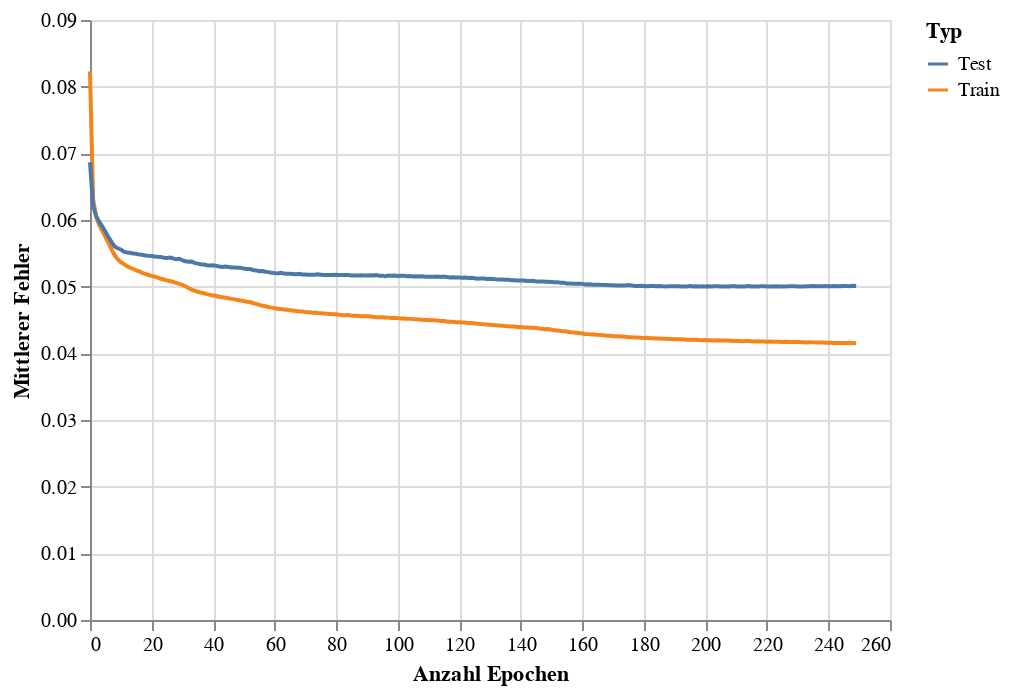

Notebook source saved alongside this figure:
### Code cell
train_eval_loss_chart = alt.Chart(loss_df).mark_line().encode(
    x = alt.X('Epoch', title='Anzahl Epochen'),
    y = alt.Y('Loss',title='Mittlerer Fehler'),
    color = alt.Color('Type',title='Typ')
)
train_eval_loss_chart

### Figure 1 — Vega-Lite specification as saved in the notebook (floating-point values rounded to 4 significant figures; data arrays with more than 128 entries replaced by an {"elided": "..."} marker saying what was removed)
{"config": {"view": {"continuousWidth": 400, "continuousHeight": 300}}, "data": {"name": "data-b498d66794dc3f00f9ba7fae50f30b74"}, "mark": "line", "encoding": {"color": {"field": "Type", "title": "Typ", "type": "nominal"}, "x": {"field": "Epoch", "title": "Anzahl Epochen", "type": "quantitative"}, "y": {"field": "Loss", "title": "Mittlerer Fehler", "type": "quantitative"}}, "$schema": "https://vega.github.io/schema/vega-lite/v4.17.0.json", "datasets": {"data-b498d66794dc3f00f9ba7fae50f30b74": {"elided": "500 records"}}}
